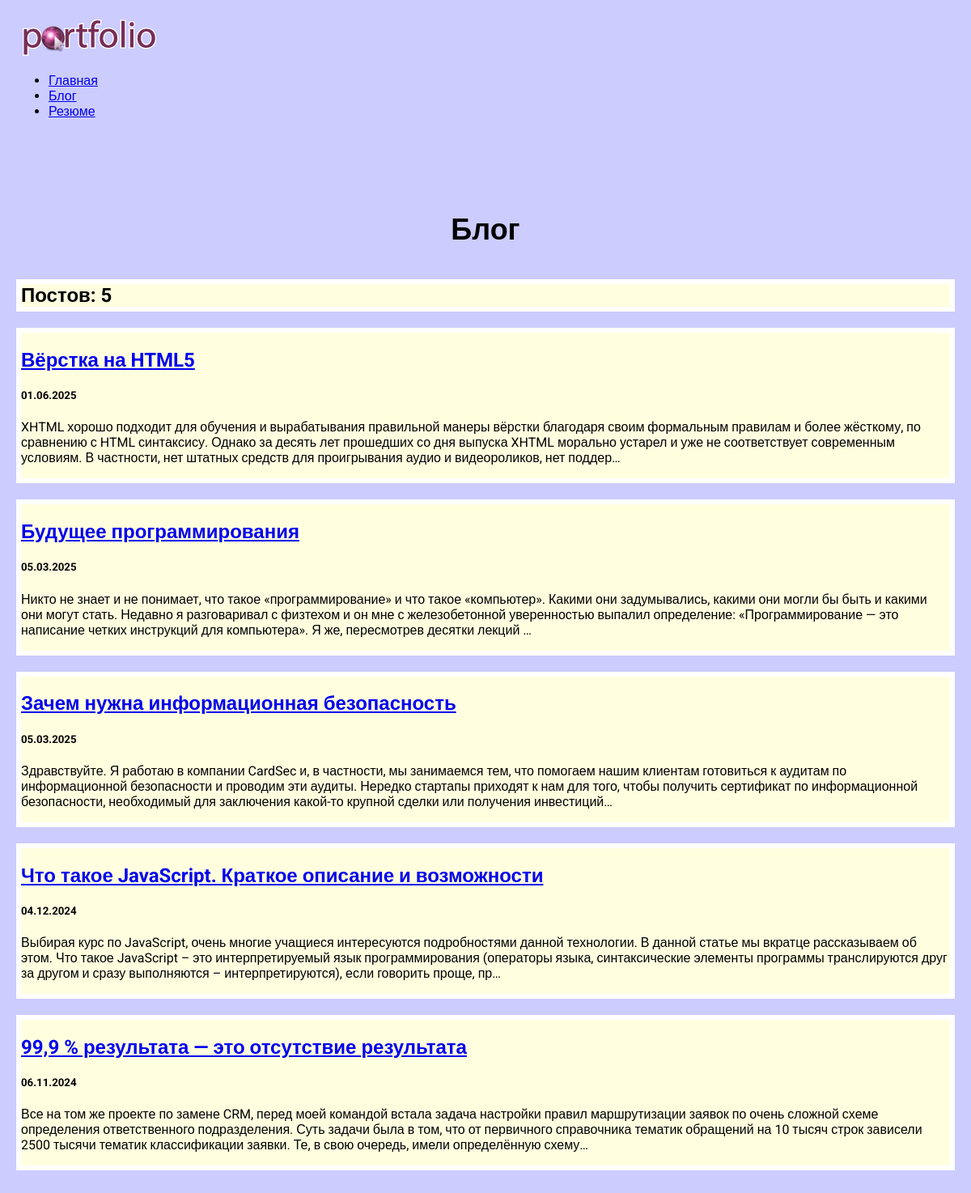
Screenshot of /blog/ with the database file from the repository.
### blog/models.py (models this page shows, shortened)
class Blog(models.Model):
    title = models.CharField(max_length=200)
    description = models.TextField()
    date = models.DateField()

### blog/views.py (the view)
# urls.py: path("", views.blogs, name='blogs'),
def blogs(request):
    blog = Blog.objects.order_by('-date')
    return render(request, 'blog/blogs.html', {'blogs': blog})

### blog/templates/blog/blogs.html
{% extends 'skills/base.html' %}
{% block content %}
<h1>Блог</h1>
<h2 class="count">Постов: {{ blogs.count }}</h2>
{% for blog in blogs %}
<div class="element">
    <h2 class="top">
        <a href="{% url 'blog:detail' blog.id %}">
            {{ blog.title }}
        </a>
    </h2>
    <div class="blog_text">
        <h5>{{ blog.date|date:'d.m.Y' }}</h5>
        <p>{{ blog.description|striptags|truncatechars:360 }}</p>
    </div>
</div>
{% endfor %}
{% endblock %}

### skills/static/css/style.css (style rules this page uses)
body { font-family: 'Roboto', sans-serif; padding: 0; margin: 0; background: #CCCCFF; }
.element, .count { background-color: lightyellow; border: 6px solid #FFF; margin: 20px 0; }
.content h1 { text-align: center; margin: 60px 0 40px; font-size: 36px; }

### rows the page displays
Blog: title "Вёрстка на HTML5", date "01.06.2025", description "XHTML хорошо подходит для обучения и вырабатывания правильной манеры вёрстки благодаря своим формальным правилам и более жёсткому, по сравнению с HTML синтаксису. Однако за десять лет прошедших со дня выпуска XHTML морально устарел и уже не соответствует современным условиям. В частности, нет штатных средств для проигрывания аудио и видеороликов, нет поддер…"
Blog: title "Будущее программирования", date "05.03.2025", description "Никто не знает и не понимает, что такое «программирование» и что такое «компьютер». Какими они задумывались, какими они могли бы быть и какими они могут стать. Недавно я разговаривал с физтехом и он мне с железобетонной уверенностью выпалил определение: «Программирование — это написание четких инструкций для компьютера». Я же, пересмотрев десятки лекций …"
Blog: title "Зачем нужна информационная безопасность", date "05.03.2025", description "Здравствуйте. Я работаю в компании CardSec и, в частности, мы занимаемся тем, что помогаем нашим клиентам готовиться к аудитам по информационной безопасности и проводим эти аудиты. Нередко стартапы приходят к нам для того, чтобы получить сертификат по информационной безопасности, необходимый для заключения какой-то крупной сделки или получения инвестиций…"
Blog: title "Что такое JavaScript. Краткое описание и возможности", date "04.12.2024", description "Выбирая курс по JavaScript, очень многие учащиеся интересуются подробностями данной технологии. В данной статье мы вкратце рассказываем об этом. Что такое JavaScript – это интерпретируемый язык программирования (операторы языка, синтаксические элементы программы транслируются друг за другом и сразу выполняются – интерпретируются), если говорить проще, пр…"
Blog: title "99,9 % результата — это отсутствие результата", date "06.11.2024", description "Все на том же проекте по замене CRM, перед моей командой встала задача настройки правил маршрутизации заявок по очень сложной схеме определения ответственного подразделения. Суть задачи была в том, что от первичного справочника тематик обращений на 10 тысяч строк зависели 2500 тысячи тематик классификации заявки. Те, в свою очередь, имели определённую схему…"

### other values shown
{{ blogs.count }} "5"
